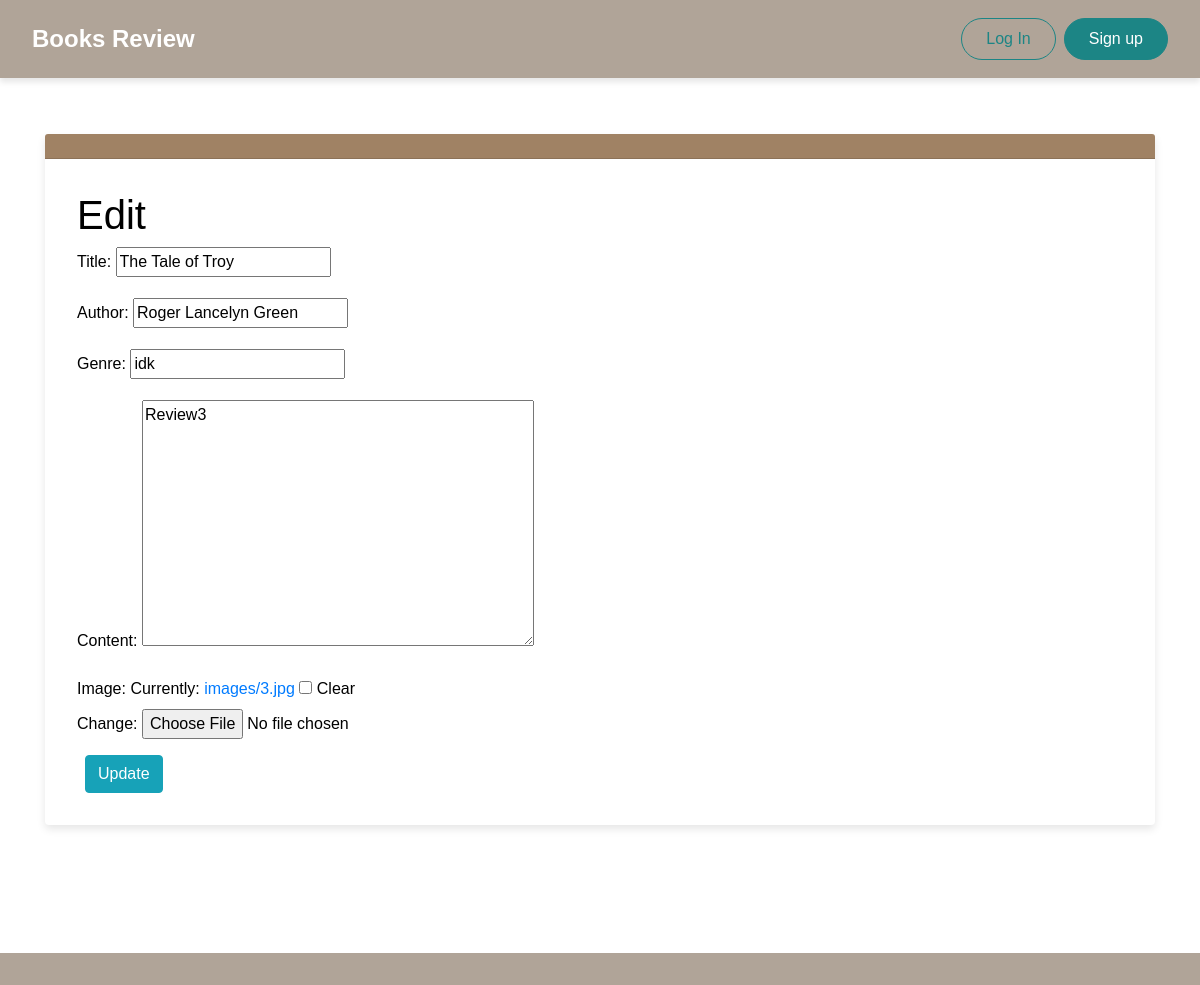
The app's page /posts/3/edit/ with its own data.
### posts/models.py (models this page shows, shortened)
class Post(models.Model):
    title = models.CharField(max_length=200)
    author = models.CharField(max_length=255, blank=True, null=True)
    genre = models.CharField(max_length=255, blank=True, null=True)
    date = models.DateTimeField(auto_now_add=True)
    content = models.TextField()
    image = models.ImageField(upload_to='images/', null=True, blank=True)
    created_at = models.DateTimeField(auto_now_add=True)
    likes = models.ManyToManyField(settings.AUTH_USER_MODEL, related_name='liked_posts', blank=True)
    created_by = models.ForeignKey('users.CustomUser', on_delete=models.CASCADE, null=True, blank=True)
    class Meta:
        ordering = ['-created_at']

### posts/views.py (the view)
# urls.py: path('<int:pk>/edit/',PostsUpdateView.as_view(), name='post_edit'),
class PostsUpdateView(UpdateView):
    model = Post
    fields = ('title', 'author','genre','content','image')
    template_name = 'post_edit.html'
    success_url = reverse_lazy('my_posts')

### templates/post_edit.html
{% extends 'base.html' %}
{% block content %}
<h1>Edit</h1>
<form action="" method="post">{% csrf_token %}
    {{ form.as_p }}
    <button class="btn btn-info ml-2" type="submit">Update</button>
</form>
{% endblock content %}

### templates/base.html (style rules this page uses)
body { background-color: #ffffff; color: #1c8585; font-family: 'Arial', sans-serif; }

### records on screen
Post: title "The Tale of Troy", author "Roger Lancelyn Green", genre "idk", content "Review3"
